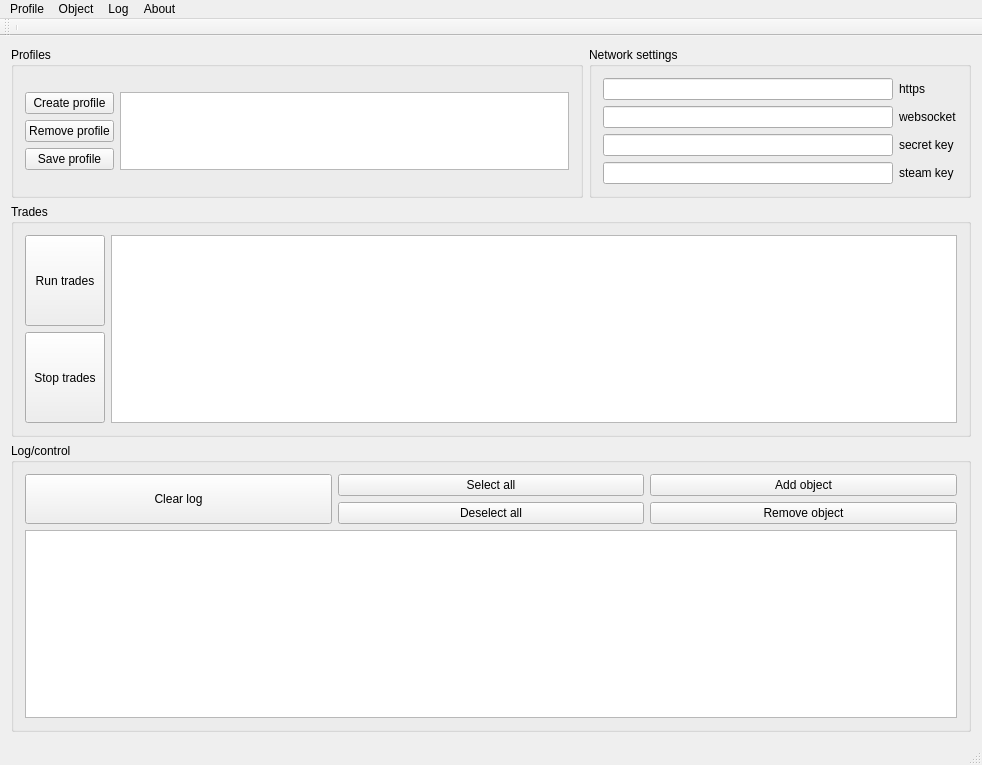
<?xml version="1.0" encoding="UTF-8"?>
<ui version="4.0">
 <class>MainWindow</class>
 <widget class="QMainWindow" name="MainWindow">
  <property name="geometry">
   <rect>
    <x>0</x>
    <y>0</y>
    <width>982</width>
    <height>765</height>
   </rect>
  </property>
  <property name="maximumSize">
   <size>
    <width>1000</width>
    <height>1000</height>
   </size>
  </property>
  <property name="windowTitle">
   <string>Torgash 2.0</string>
  </property>
  <property name="windowIcon">
   <iconset resource="icon.qrc">
    <normaloff>:/icon/logo.png</normaloff>:/icon/logo.png</iconset>
  </property>
  <widget class="QWidget" name="centralWidget">
   <layout class="QGridLayout" name="gridLayout_2">
    <item row="0" column="1">
     <layout class="QGridLayout" name="gridLayout">
      <item row="0" column="3" colspan="2">
       <widget class="QGroupBox" name="groupBox_2">
        <property name="title">
         <string>Network settings</string>
        </property>
        <layout class="QGridLayout" name="gridLayout_6">
         <item row="0" column="0">
          <layout class="QGridLayout" name="gridLayout_5">
           <item row="3" column="0">
            <widget class="QLineEdit" name="lineSteamKey"/>
           </item>
           <item row="0" column="0">
            <widget class="QLineEdit" name="lineHttps"/>
           </item>
           <item row="2" column="0">
            <widget class="QLineEdit" name="lineSecretKey"/>
           </item>
           <item row="1" column="0">
            <widget class="QLineEdit" name="lineWebsocket"/>
           </item>
           <item row="0" column="1">
            <widget class="QLabel" name="labelHttps">
             <property name="text">
              <string>https</string>
             </property>
            </widget>
           </item>
           <item row="1" column="1">
            <widget class="QLabel" name="labelWebsocket">
             <property name="text">
              <string>websocket</string>
             </property>
            </widget>
           </item>
           <item row="2" column="1">
            <widget class="QLabel" name="labelSecretKey">
             <property name="text">
              <string>secret key</string>
             </property>
            </widget>
           </item>
           <item row="3" column="1">
            <widget class="QLabel" name="labelSteamKey">
             <property name="text">
              <string>steam key</string>
             </property>
            </widget>
           </item>
          </layout>
         </item>
        </layout>
       </widget>
      </item>
      <item row="0" column="0" colspan="3">
       <widget class="QGroupBox" name="groupBox">
        <property name="title">
         <string>Profiles</string>
        </property>
        <layout class="QGridLayout" name="gridLayout_4">
         <item row="0" column="0">
          <layout class="QGridLayout" name="gridLayout_3">
           <item row="1" column="0">
            <widget class="QPushButton" name="buttonRemoveProfile">
             <property name="text">
              <string>Remove profile</string>
             </property>
            </widget>
           </item>
           <item row="0" column="0">
            <widget class="QPushButton" name="buttonCreateProfile">
             <property name="text">
              <string>Create profile</string>
             </property>
            </widget>
           </item>
           <item row="2" column="0">
            <widget class="QPushButton" name="pushButton">
             <property name="text">
              <string>Save profile</string>
             </property>
            </widget>
           </item>
           <item row="0" column="1" rowspan="3">
            <widget class="QListWidget" name="listProfiles"/>
           </item>
          </layout>
         </item>
        </layout>
       </widget>
      </item>
      <item row="1" column="0" colspan="5">
       <widget class="QGroupBox" name="groupBox_3">
        <property name="title">
         <string>Trades</string>
        </property>
        <layout class="QGridLayout" name="gridLayout_8">
         <item row="1" column="0">
          <layout class="QGridLayout" name="gridLayout_7">
           <item row="0" column="0">
            <widget class="QPushButton" name="buttonRunTrades">
             <property name="sizePolicy">
              <sizepolicy hsizetype="Preferred" vsizetype="Preferred">
               <horstretch>0</horstretch>
               <verstretch>0</verstretch>
              </sizepolicy>
             </property>
             <property name="text">
              <string>Run trades</string>
             </property>
            </widget>
           </item>
           <item row="1" column="0">
            <widget class="QPushButton" name="buttonStopTrades">
             <property name="sizePolicy">
              <sizepolicy hsizetype="Preferred" vsizetype="Preferred">
               <horstretch>0</horstretch>
               <verstretch>0</verstretch>
              </sizepolicy>
             </property>
             <property name="text">
              <string>Stop trades</string>
             </property>
            </widget>
           </item>
           <item row="0" column="1" rowspan="2">
            <widget class="QTableWidget" name="tableWidget"/>
           </item>
          </layout>
         </item>
        </layout>
       </widget>
      </item>
      <item row="2" column="0" colspan="5">
       <widget class="QGroupBox" name="groupBox_4">
        <property name="title">
         <string>Log/control</string>
        </property>
        <layout class="QGridLayout" name="gridLayout_10">
         <item row="1" column="0">
          <layout class="QGridLayout" name="gridLayout_9">
           <item row="0" column="2">
            <widget class="QPushButton" name="buttonAddObject">
             <property name="text">
              <string>Add object</string>
             </property>
            </widget>
           </item>
           <item row="1" column="1">
            <widget class="QPushButton" name="buttonDeselectAll">
             <property name="text">
              <string>Deselect all</string>
             </property>
            </widget>
           </item>
           <item row="0" column="1">
            <widget class="QPushButton" name="buttonSelectAll">
             <property name="text">
              <string>Select all</string>
             </property>
            </widget>
           </item>
           <item row="1" column="2">
            <widget class="QPushButton" name="buttonRemoveObject">
             <property name="text">
              <string>Remove object</string>
             </property>
            </widget>
           </item>
           <item row="2" column="0" colspan="3">
            <widget class="QPlainTextEdit" name="plainTextLog">
             <property name="autoFillBackground">
              <bool>false</bool>
             </property>
             <property name="undoRedoEnabled">
              <bool>false</bool>
             </property>
             <property name="readOnly">
              <bool>true</bool>
             </property>
             <property name="plainText">
              <string/>
             </property>
            </widget>
           </item>
           <item row="0" column="0" rowspan="2">
            <widget class="QPushButton" name="buttonClearLog">
             <property name="sizePolicy">
              <sizepolicy hsizetype="Preferred" vsizetype="Preferred">
               <horstretch>0</horstretch>
               <verstretch>0</verstretch>
              </sizepolicy>
             </property>
             <property name="text">
              <string>Clear log</string>
             </property>
            </widget>
           </item>
          </layout>
         </item>
        </layout>
       </widget>
      </item>
     </layout>
    </item>
   </layout>
  </widget>
  <widget class="QToolBar" name="mainToolBar">
   <attribute name="toolBarArea">
    <enum>TopToolBarArea</enum>
   </attribute>
   <attribute name="toolBarBreak">
    <bool>false</bool>
   </attribute>
   <addaction name="separator"/>
  </widget>
  <widget class="QStatusBar" name="statusBar"/>
  <widget class="QMenuBar" name="menuBar">
   <property name="geometry">
    <rect>
     <x>0</x>
     <y>0</y>
     <width>982</width>
     <height>20</height>
    </rect>
   </property>
   <widget class="QMenu" name="menuProfile">
    <property name="title">
     <string>Profile</string>
    </property>
    <addaction name="actionCreate_2"/>
    <addaction name="actionRemove_2"/>
    <addaction name="actionExit"/>
   </widget>
   <widget class="QMenu" name="menuObject">
    <property name="title">
     <string>Object</string>
    </property>
    <addaction name="actionAdd"/>
    <addaction name="actionRemove_3"/>
    <addaction name="actionSelect_all"/>
    <addaction name="actionDeselect_all"/>
   </widget>
   <widget class="QMenu" name="menuLog">
    <property name="title">
     <string>Log</string>
    </property>
    <addaction name="actionClear"/>
   </widget>
   <widget class="QMenu" name="menuAbout">
    <property name="title">
     <string>About</string>
    </property>
    <addaction name="action"/>
   </widget>
   <addaction name="menuProfile"/>
   <addaction name="menuObject"/>
   <addaction name="menuLog"/>
   <addaction name="menuAbout"/>
  </widget>
  <action name="actionObject">
   <property name="text">
    <string>Object</string>
   </property>
  </action>
  <action name="actionCreate_2">
   <property name="text">
    <string>Create</string>
   </property>
  </action>
  <action name="actionRemove_2">
   <property name="text">
    <string>Remove</string>
   </property>
  </action>
  <action name="actionAdd">
   <property name="text">
    <string>Add</string>
   </property>
  </action>
  <action name="actionRemove_3">
   <property name="text">
    <string>Remove</string>
   </property>
  </action>
  <action name="actionSelect_all">
   <property name="text">
    <string>Select all</string>
   </property>
  </action>
  <action name="actionDeselect_all">
   <property name="text">
    <string>Deselect all</string>
   </property>
  </action>
  <action name="actionClear">
   <property name="text">
    <string>Clear</string>
   </property>
  </action>
  <action name="actionExit">
   <property name="text">
    <string>Exit</string>
   </property>
   <property name="shortcut">
    <string>Esc</string>
   </property>
  </action>
  <action name="action">
   <property name="text">
    <string>?</string>
   </property>
  </action>
 </widget>
 <layoutdefault spacing="6" margin="11"/>
 <resources>
  <include location="icon.qrc"/>
 </resources>
 <connections/>
</ui>
